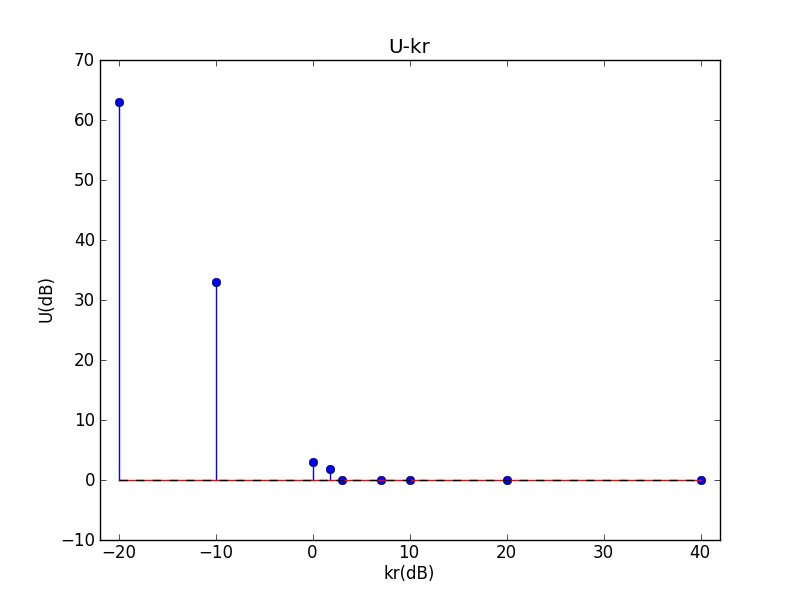

Python code for this plot:
import matplotlib.pylab as pl
import numpy as np

y = np.asarray([4*1e10,4*1e7,40000,30000,20000,20000,20000,20000,20000])
#x = np.asarray([1,2,3,4,5,6,7,8,9])
x = np.asarray([0.01,0.1,1,1.5,2,5,10,100,10000])
x_dB = 10*np.log10(x)
y_dB = 10*np.log10(y/min(y))
fig = pl.figure()
ax = fig.add_subplot(111)
ax.stem(x_dB,y_dB)
#dot_x = 10*np.log10(np.linspace(0.01,10000,0.01))
dot_y = np.asarray([0]*len(x))
ax.plot(x_dB,dot_y,'k--')
ax.set_ylim([-10,70])
ax.set_xlim([-22,42])
ax.set_xlabel('kr(dB)')
ax.set_ylabel('U(dB)')
ax.set_title('U-kr')
fig.savefig('ratio.png')


